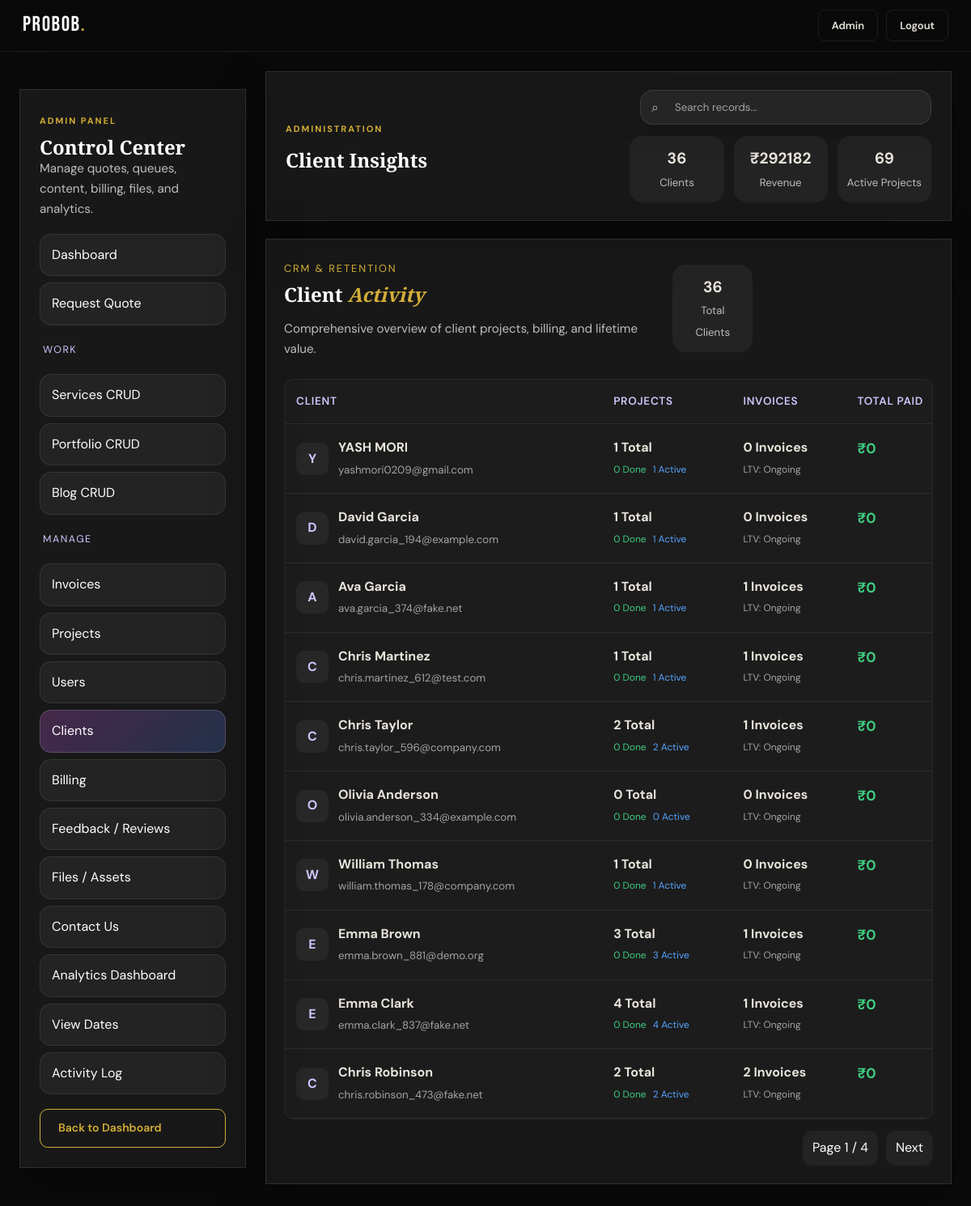
The app's page /admin/manage/clients (signed in) with its own data.
### tables this page shows
CREATE TABLE users (
            id INTEGER PRIMARY KEY AUTOINCREMENT,
            name TEXT NOT NULL,
            email TEXT UNIQUE NOT NULL,
            password_hash TEXT NOT NULL,
            role TEXT DEFAULT 'user',
            reset_token TEXT,
            reset_token_expires TEXT,
            created_at TEXT DEFAULT CURRENT_TIMESTAMP
        , profile_picture TEXT, bio TEXT, phone TEXT, location TEXT, status TEXT DEFAULT 'active');

### app.py (the view)
@app.route('/admin/manage/clients')
@admin_required
def admin_clients_page():
    page = int(request.args.get('page', 1) or 1)
    search = request.args.get('search', '').strip()
    query = """
        SELECT
            u.id, u.name, u.email, u.created_at,
            (SELECT COUNT(*) FROM projects WHERE user_id = u.id) as total_projects,
            (SELECT COUNT(*) FROM projects WHERE user_id = u.id AND status = 'Completed') as completed_projects,
            (SELECT COUNT(*) FROM projects WHERE user_id = u.id AND status NOT IN ('Completed', 'Cancelled', 'Closed')) as active_projects,
            (SELECT COUNT(*) FROM invoices WHERE user_id = u.id) as total_invoices,
            (SELECT COALESCE(SUM(amount), 0) FROM payments WHERE user_id = u.id AND status IN ('paid', 'received')) as total_payments
        FROM users u
        WHERE u.role != 'admin'
        ORDER BY u.id DESC
    """
    clients = admin_paginate(
        query,
        page=page,
        per_page=10,
        search=search, search_cols=['name', 'email']
    )
    return render_template('admin_clients.html', clients=clients, **admin_common_context('clients'))

### app.py (called while the page is built)
def get_db():
    db = getattr(g, '_database', None)
    if db is None:
        db = g._database = sqlite3.connect(DATABASE)
        db.row_factory = sqlite3.Row
    return db

@app.teardown_appcontext
def close_connection(exception):
    db = getattr(g, '_database', None)
    if db is not None:
        db.close()

def admin_required(f):
    @wraps(f)
    def decorated(*args, **kwargs):
        user = get_current_user()
        if not user:
            flash('Please log in to access this page.', 'warning')
            return redirect(url_for('login', next=request.path))
        if user['role'] != 'admin':
            flash('Admin access only.', 'error')
            return redirect(url_for('dashboard'))
        return f(*args, **kwargs)
    return decorated

def get_current_user():
    if 'user_id' not in session:
        return None
    return get_db().execute('SELECT * FROM users WHERE id=?', (session['user_id'],)).fetchone()

def get_user_notifications(limit=5, only_unread=False):
    user = get_current_user()
    if not user:
        return []
    query = 'SELECT * FROM notifications WHERE user_id=?'
    params = [user['id']]
    if only_unread:
        query += ' AND is_read=0'
    query += ' ORDER BY id DESC LIMIT ?'
    params.append(limit)
    return get_db().execute(query, tuple(params)).fetchall()

def unread_notification_count():
    user = get_current_user()
    if not user:
        return 0
    return get_db().execute('SELECT COUNT(*) FROM notifications WHERE user_id=? AND is_read=0', (user['id'],)).fetchone()[0]

@app.context_processor
def inject_user():
    user = get_current_user()
    play_login_sound = bool(session.pop('play_login_sound', False))
    return {
        'current_user': user,
        'notif_preview': get_user_notifications(limit=5) if user else [],
        'notif_unread_count': unread_notification_count() if user else 0,
        'play_login_sound': play_login_sound,
        'now_iso': now_iso
    }

def admin_common_context(section='dashboard'):
    return {'admin_section': section, 'admin_stats': admin_overview_stats()}

### templates/admin_clients.html (shortened to what this page needs)
{% extends 'admin_base.html' %}
{% block admin_heading %}Client Insights{% endblock %}
{% block admin_body %}
<div class="glass-card admin-section">
    <div style="display: flex; justify-content: space-between; align-items: center; margin-bottom: 24px;">
        <div>
            <span class="panel-kicker">CRM & Retention</span>
            <h2>Client <em>Activity</em></h2>
            <p class="admin-subtext">Comprehensive overview of client projects, billing, and lifetime value.</p>
        </div>
        <div class="admin-mini-stats">
            <div>
                <strong>{{ clients['total'] }}</strong>
                <span>Total Clients</span>
            </div>
        </div>
    </div>
    <div class="table-wrap">
        <table class="admin-table">
            <thead>
                <tr>
                    <th>Client</th>
                    <th>Projects</th>
                    <th>Invoices</th>
                    <th>Total Paid</th>
                </tr>
            </thead>
            <tbody>
                {% for client in clients['items'] %}
                <tr>
                    <td>
                        <div style="display: flex; align-items: center; gap: 12px;">
                            <div style="width: 40px; height: 40px; border-radius: 10px; background: rgba(255,255,255,0.05); display: flex; align-items: center; justify-content: center; font-weight: 700; color: #d1c4ff;">
                                {{ client.name[0]|upper if client.name else '?' }}
                            </div>
                            <div>
                                <strong>{{ client.name }}</strong><br>
                                <small style="color: rgba(255,255,255,0.6);">{{ client.email }}</small>
                            </div>
                        </div>
                    </td>
                    <td>
                        <div style="display: grid; gap: 4px;">
                            <strong>{{ client.total_projects }} Total</strong>
                            <div style="display: flex; gap: 8px; font-size: 0.75rem;">
                                <span style="color: #3fcd80;">{{ client.completed_projects }} Done</span>
                                <span style="color: #56a4ff;">{{ client.active_projects }} Active</span>
                            </div>
                        </div>
                    </td>
                    <td>
                        <div style="display: grid; gap: 4px;">
                            <strong>{{ client.total_invoices }} Invoices</strong>
                            <span style="font-size: 0.75rem; color: rgba(255,255,255,0.6);">LTV: Ongoing</span>
                        </div>
                    </td>
                    <td>
                        <span style="font-size: 1.1rem; font-weight: 700; color: #3fcd80;">₹{{ client.total_payments }}</span>
                    </td>
                </tr>
                {% else %}
                <tr>
                    <td colspan="5" class="admin-search-empty">No clients found.</td>
                </tr>
                {% endfor %}
            </tbody>
        </table>
    </div>
    <div class="pagination">
        <span>Page {{ clients['page'] }} / {{ clients['pages'] }}</span>
        {% if clients['has_next'] %}
        <a href="{{ url_for('admin_clients_page', page=clients['next_page'], search=request.args.get('search', '')) }}">Next</a>
        {% endif %}
    </div>
</div>
{% endblock %}

### static/css/style.css (style rules this page uses)
*, *::before, *::after { box-sizing: border-box; margin: 0; padding: 0; }
:root { --bg: #0a0a0a; --bg-2: #111111; --bg-3: #181818; --bg-4: #222222; --border: rgba(255,255,255,0.08); --border-gold: rgba(212,175,55,0.25); --gold: #d4af37; --gold-light: #f0d060; --gold-dim: rgba(212,175,55,0.15); --white: #ffffff; --text: #e8e4dc; --text-2: #9e9a93; --text-3: #5c5852; --red: #e05555; --radius: 12px; --radius-lg: 20px; --shadow: 0 8px 32px rgba(0,0,0,0.5); --shadow-gold: 0 0 40px rgba(212,175,55,0.12); --font-display: 'Bebas Neue', sans-serif; --font-serif: 'Playfair Display', Georgia, serif; --font-body: 'DM Sans', system-ui, sans-serif; --nav-h: 64px; --ticker-h: 36px; }
html { scroll-behavior: smooth; }
body { background: var(--bg); color: var(--text); font-family: var(--font-body); font-size: 16px; line-height: 1.65; -webkit-font-smoothing: antialiased; overflow-x: hidden; }
a { color: inherit; text-decoration: none; }
h1,h2,h3,h4,h5 { font-family: var(--font-serif); font-weight: 700; line-height: 1.15; color: var(--white); }
em { font-style: italic; color: var(--gold); }
.glass-card { background:rgba(255,255,255,.06);backdrop-filter:blur(12px);border:1px solid rgba(255,255,255,.1);box-shadow:0 20px 60px rgba(0,0,0,.28); }
.panel-kicker { display:inline-block;font-size:.8rem;letter-spacing:.15em;text-transform:uppercase;color:#d4af37;margin-bottom:8px; }

### templates/admin_base.html (style rules this page uses)
.admin-subtext { color:rgba(255,255,255,.72);font-size:.95rem }
.admin-mini-stats { display:grid;grid-template-columns:repeat(3, minmax(90px,1fr));gap:12px }
.admin-mini-stats div { background:rgba(255,255,255,.05);padding:12px;border-radius:16px;text-align:center }
.admin-mini-stats strong { display:block;font-size:1.2rem }
.admin-mini-stats span { font-size:.83rem;color:rgba(255,255,255,.7) }
.admin-section { padding:22px;overflow-x:auto }
.admin-section h2 { margin-bottom:16px }
.table-wrap { overflow-x:auto; -webkit-overflow-scrolling: touch; border-radius: 12px; border: 1px solid rgba(255,255,255,0.05); background: rgba(255,255,255,0.02); }
.admin-table { width:100%;border-collapse:collapse;min-width:1000px; }
.admin-table th,.admin-table td { padding:16px 14px;border-bottom:1px solid rgba(255,255,255,.08);vertical-align:top;text-align:left; overflow: hidden; text-overflow: ellipsis; }
.admin-table th { font-size:.85rem;color:#cfc7ff; font-weight: 600; text-transform: uppercase; letter-spacing: 0.05em; }
.pagination { display:flex;gap:10px;justify-content:flex-end;align-items:center;margin-top:14px }
.pagination a,.pagination span { padding:8px 12px;border-radius:12px;background:rgba(255,255,255,.05);text-decoration:none;color:#fff }

### records on screen
users: name "Y", name "YASH MORI", email "yashmori0209@gmail.com", total_projects "1", completed_projects "0", active_projects "1", total_invoices "0", total_payments "0"
users: name "D", name "David Garcia", email "david.garcia_194@example.com", total_projects "1", completed_projects "0", active_projects "1", total_invoices "0", total_payments "0"
users: name "A", name "Ava Garcia", email "ava.garcia_374@fake.net", total_projects "1", completed_projects "0", active_projects "1", total_invoices "1", total_payments "0"
users: name "C", name "Chris Martinez", email "chris.martinez_612@test.com", total_projects "1", completed_projects "0", active_projects "1", total_invoices "1", total_payments "0"
users: name "C", name "Chris Taylor", email "chris.taylor_596@company.com", total_projects "2", completed_projects "0", active_projects "2", total_invoices "1", total_payments "0"
users: name "O", name "Olivia Anderson", email "olivia.anderson_334@example.com", total_projects "0", completed_projects "0", active_projects "0", total_invoices "0", total_payments "0"
users: name "W", name "William Thomas", email "william.thomas_178@company.com", total_projects "1", completed_projects "0", active_projects "1", total_invoices "0", total_payments "0"
users: name "E", name "Emma Brown", email "emma.brown_881@demo.org", total_projects "3", completed_projects "0", active_projects "3", total_invoices "1", total_payments "0"
users: name "E", name "Emma Clark", email "emma.clark_837@fake.net", total_projects "4", completed_projects "0", active_projects "4", total_invoices "1", total_payments "0"
users: name "C", name "Chris Robinson", email "chris.robinson_473@fake.net", total_projects "2", completed_projects "0", active_projects "2", total_invoices "2", total_payments "0"

### other values on screen
{{ admin_stats.clients }} "36"
{{ admin_stats.revenue }} "292182"
{{ admin_stats.active_projects }} "69"
{{ clients['total'] }} "36"
{{ clients['page'] }} "1"
{{ clients['pages'] }} "4"
